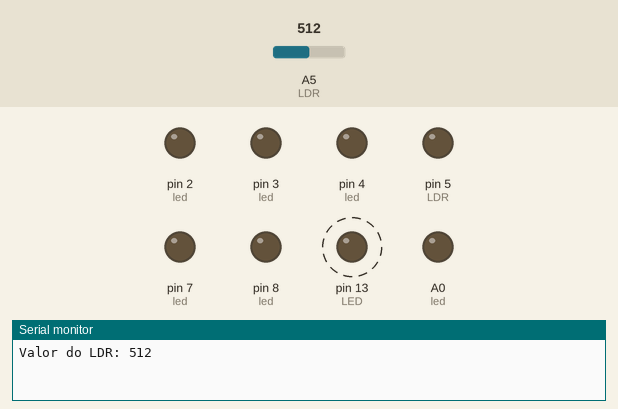
Bench run of a sketch on a simulated Arduino Uno, built with avr-gcc and run on an emulated ATmega328P. Parts: output pins drawn as LEDs (lit = HIGH), the last lines printed to the serial monitor. Dashed ring = blinking. The inputs (shaded band) are chosen by the test bench; at power-on: A5 (LDR) = 512.

Above: at 1.8 s.
1.9 s: A5 (LDR) set to 0
At 2.5 s:
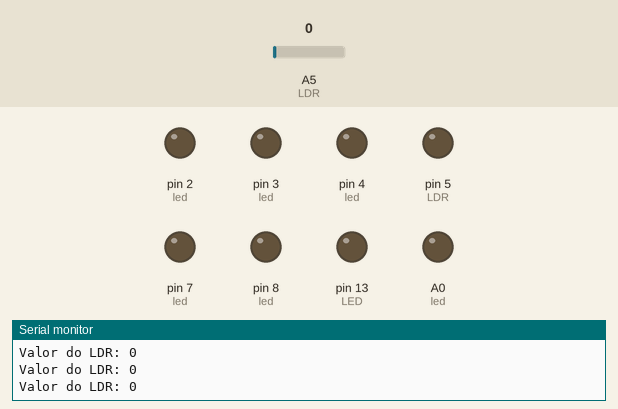
6.0 s: A5 (LDR) set to 122
At 6.31 s:
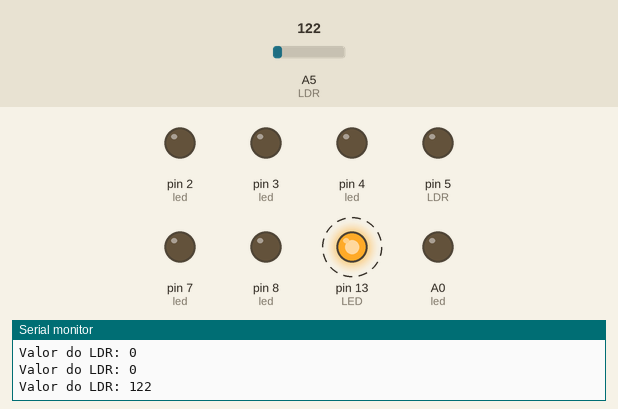
Timing chart, 0 to 15.5 s (numbered marks = the images above; inputs shaded):
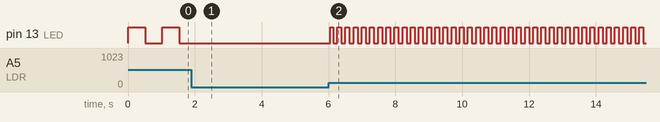

The sketch:

Lab_Capitulo_3_Item_2_LDR.pde
```cpp
  #define P0 0    // Porta Digital 0   -  Chave
  #define P1 1    // Porta Digital 1   -  Led 2
  #define P2 2    // Porta Digital 2   -  Led 3
  #define P3 3    // Porta Digital 3   -  Led 4  -  PWM
  #define P4 4    // Porta Digital 4   -  Led 5
  #define P5 5    // Porta Digital 5   -  Led 6  -  PWM
  #define P6 6    // Porta Digital 6   -  Transistor Q3  -  PWM
  #define P7 7    // Porta Digital 7   -  Led 8
  #define P8 8    // Porta Digital 8   -  Led 7
  #define P9 9    // Porta Digital 9   -  Transistor Q2  -  PWM
  #define P10 10  // Porta Digital 10  -  Servo1  -  PWM
  #define P11 11  // Porta Digital 11  -  Servo2  -  PWM
  #define P12 12  // Porta Digital 12  -  Buzzer
  #define P13 13  // Porta Digital 13  -  Led 9
  #define P14 14  // Porta Analogica 0 -  Led 1
  #define P15 15  // Porta Analogica 1 -  JP6 - POT 1
  #define P16 16  // Porta Analogica 2 -  JP7 - POT 2
  #define P17 17  // Porta Analogica 3 -  Transistor Q5
  #define P18 18  // Porta Analogica 4 -  Transistor Q4
  #define P19 19  // Porta Analogica 5 -  LDR

  #define AP0 14  // Porta Analogica 0 Usando como digital -  Led 1
  #define AP1 15  // Porta Analogica 1 Usando como digital -  JP6 - POT 1
  #define AP2 16  // Porta Analogica 2 Usando como digital -  JP7 - POT 2
  #define AP3 17  // Porta Analogica 3 Usando como digital -  Transistor Q5
  #define AP4 18  // Porta Analogica 4 Usando como digital -  Transistor Q4
  #define AP5 19  // Porta Analogica 5 Usando como digital -  LDR

  #define A0 0    // Porta Analogica 0 -  Led 1
  #define A1 1    // Porta Analogica 1 -  JP6 - POT 1
  #define A2 2    // Porta Analogica 2 -  JP7 - POT 2
  #define A3 3    // Porta Analogica 3 -  Transistor Q5
  #define A4 4    // Porta Analogica 4 -  Transistor Q4
  #define A5 5    // Porta Analogica 3 -  LDR

  #define LED_1 14
  #define LED_2 1
  #define LED_3 2
  #define LED_4 3
  #define LED_5 4
  #define LED_6 5
  #define LED_7 8
  #define LED_8 7
  #define LED_9 13

  #define Q2 9    //PWM
  #define Q3 6    //PWM
  #define Q4 18
  #define Q5 17

  #define LDR 5
  #define JP6 1
  #define JP7 2
  #define CHAVE 0
  #define BOTAO 0
  #define BUZZER  12
  #define SERVO_1 10
  #define SERVO_2 11

int led[] = { LED_1, LED_2, LED_3, LED_4, LED_5, LED_6, LED_7, LED_8, LED_9 }; // array com a sequencia dos leds
int num_pins = 9;                  // tamanho do array
int LED = LED_9;

void setup() {
  int i;
  pinMode(LDR, INPUT);

  for (i = 0; i < num_pins; i++){
      pinMode(led[i], OUTPUT);
  }
  Serial.begin(9600);	  // Inicializa a comunicacao serial com o PC
  //Serial.println("Iniciando Debug");
}

void loop() {
  int leitura = 0;

  leitura = analogRead(LDR); // Le o valor analogico da entrada com o divisor resistivo LDR

  digitalWrite(LED, HIGH);   // Liga o LED 1
  delay(leitura);            // Espera o total de tempo da leitura analogica x 1ms

  digitalWrite(LED, LOW);    // Desliga o LED
  delay(leitura);            // Espera o total de tempo da leitura analogica x 1ms
  Serial.print("Valor do LDR: ");
  Serial.println(leitura);
}
```

Measured:
- after the input at 1.9 s, pin 13 (LED): stops changing and stays LOW
- after the input at 6.0 s, pin 13 (LED): alternates HIGH for 0.12 s and LOW for 0.12 s, starting after 0.05 s
- by itself, pin 13 (LED): alternates HIGH for 0.51 s and LOW for 0.51 s
